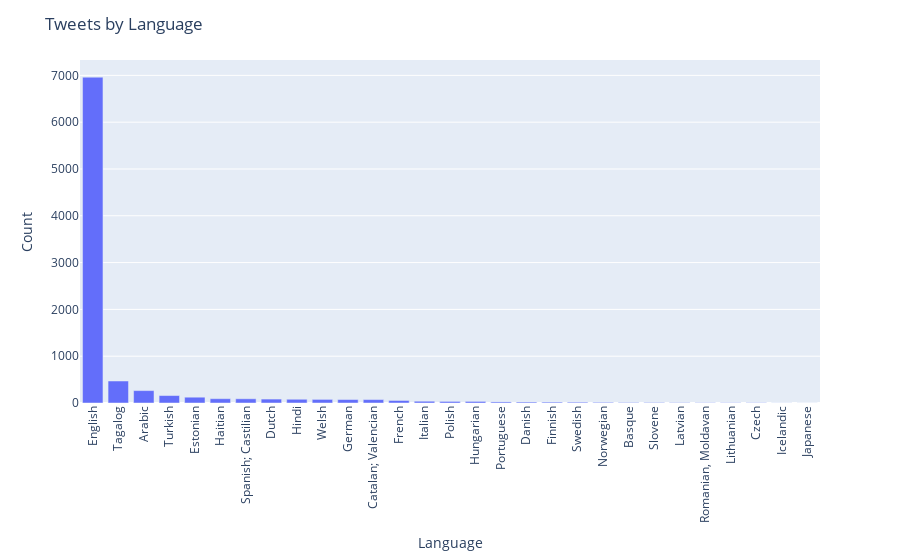

Source (notebook cell):
### Markdown cell above
## 3.4 Languages

### Code cell
import plotly.express as px
import pandas as pd

# Create the bar plot with Plotly Express
fig = px.bar(languages, x='language', y='counts',
             labels={'counts': 'Count'},
             color_continuous_scale='Blues')

# Customize layout
fig.update_layout(
    title='Tweets by Language',
    xaxis_title='Language',
    yaxis_title='Count',
    xaxis=dict(tickangle=45),
    coloraxis_colorbar=dict(title='Count'),
)

fig.update_xaxes(tickangle=270)
# Show the plot
fig.show()

### Figure 1 — Plotly figure (JSON) as saved in the notebook; plotly's stock layout.template omitted (floating-point values rounded to 4 significant figures)
{"data": [{"alignmentgroup": "True", "hovertemplate": "language=%{x}<br>Count=%{y}<extra></extra>", "legendgroup": "", "marker": {"color": "#636efa", "pattern": {"shape": ""}}, "name": "", "offsetgroup": "", "orientation": "v", "showlegend": false, "textposition": "auto", "x": ["English", null, "Tagalog", null, null, "Arabic", "Turkish", "Estonian", "Haitian", "Spanish; Castilian", "Dutch", "Hindi", "Welsh", "German", "Catalan; Valencian", "French", null, "Italian", "Polish", "Hungarian", null, "Portuguese", "Danish", "Finnish", null, "Swedish", "Norwegian", "Basque", "Slovene", null, "Latvian", null, "Romanian, Moldavan", "Lithuanian", "Czech", "Icelandic", "Japanese"], "xaxis": "x", "y": [6962, 975, 470, 434, 434, 265, 159, 124, 92, 90, 84, 80, 77, 74, 73, 54, 50, 38, 34, 34, 32, 23, 20, 19, 18, 17, 14, 11, 11, 10, 8, 7, 6, 6, 6, 2, 1], "yaxis": "y", "type": "bar"}], "layout": {"xaxis": {"anchor": "y", "domain": [0.0, 1.0], "title": {"text": "Language"}, "tickangle": -90}, "yaxis": {"anchor": "x", "domain": [0.0, 1.0], "title": {"text": "Count"}}, "legend": {"tracegroupgap": 0}, "margin": {"t": 60}, "barmode": "relative", "title": {"text": "Tweets by Language"}, "coloraxis": {"colorbar": {"title": {"text": "Count"}}}}}
